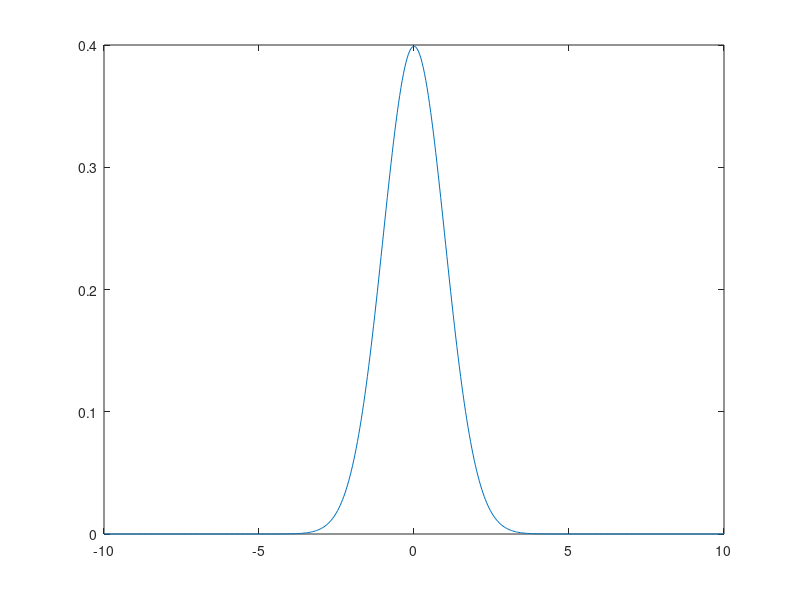
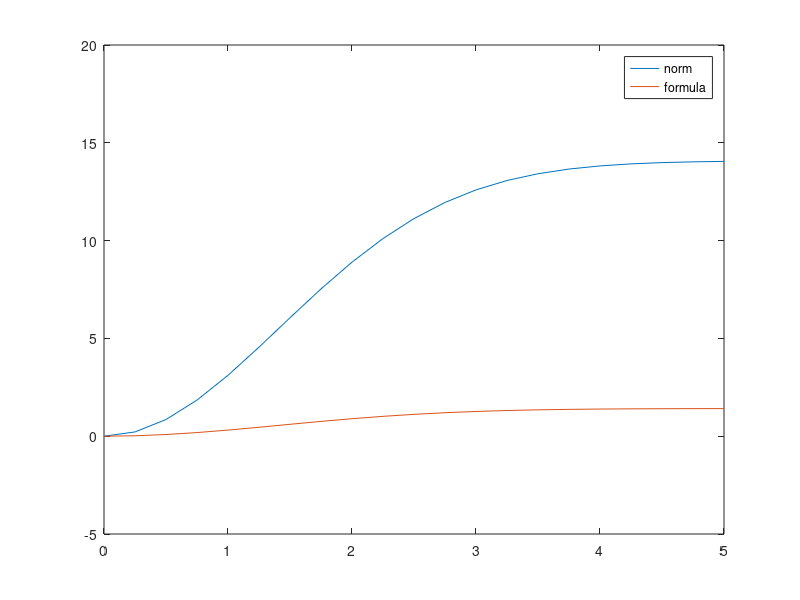

These figures' MATLAB source, in order:
% Helping script to find control bounds of the distance
clc ;
clear all;

b = 10;
a = -10;

sigma = 1;

I = linspace(a,b,500);
initial_gaussian = normpdf(I, 0, sigma);
figure;
plot(I,initial_gaussian);

i = 0;
thetas = 0:0.25:5;
for theta = thetas
    i=i+1;
    translated_gaussian =  normpdf(I, theta, sigma);
    distance(i) = norm(translated_gaussian-initial_gaussian);
    formula(i) = (normcdf(b*sqrt(2))-normcdf(a*sqrt(2)))/sqrt(2) ...
    -sqrt(2)*exp(-0.25*theta*theta)*(normcdf((b-0.5*theta)*sqrt(2))-normcdf((a-0.5*theta)*sqrt(2)))...
    + (normcdf((b-theta)*sqrt(2))-normcdf((a-theta)*sqrt(2)))/sqrt(2);
end

figure;
plot(thetas,distance.*distance,thetas,formula);
legend('norm','formula');

formula ./ (distance.*distance) % multiplicative constant 